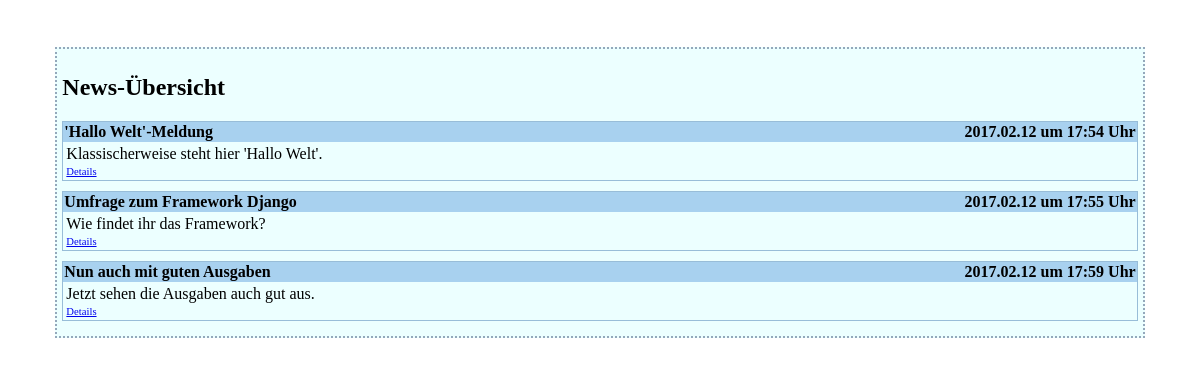
The page /meldungen/ on the database its author committed.
### news/models.py (models this page shows, shortened)
class Meldung(models.Model):
    titel = models.CharField(max_length=100)
    zeitstempel = models.DateTimeField()
    text = models.TextField('Meldungstext')

### news/views.py (the view)
# urls.py: url(r'^meldungen/', include('news.urls', namespace='news')),
def meldungen(request):
    return render(request, 'news/meldungen.html',
        context={'meldungen' : Meldung.objects.all()})

### news/templates/news/meldungen.html (shortened to what this page needs)
{% extends 'main/basis.html' %}
{% block titel %}News-&Uuml;bersicht{% endblock %}
{% block inhalt %}
    {% for m in meldungen %}
        <div class="container">
          <div class="titelzeile">
            <div class="titel">{{ m.titel|escape }}</div>
            <div class="zeitstempel">
              {{ m.zeitstempel|date:'Y.m.d' }} um
              {{ m.zeitstempel|time:'H:i' }} Uhr
            </div>
          </div>
          <div class="text">
            {{ m.text|escape|linebreaksbr }}
            <div class="link_unten">
              <a href="{% url 'news:meldungen_detail' m.id %}">Details</a>
            </div>
          </div>
        </div>
    {% endfor %}
{% endblock %}

### news_seite/templates/main/basis.html (shortened to what this page needs)
<!DOCTYPE html>
<html>
<head>
</head>
<body>
  <div id="inhalt">
    <h2>{% block titel %}Django Beispielseite{% endblock %}</h2>
    {% block inhalt %}
    {% endblock %}
  </div>
</body>
</html>

### news_seite/templates/main/basis.html (style rules this page uses)
#inhalt { border: 2px dotted #94A8BB; background-color: #ECFFFF; margin: 4%; padding: 5px; }
.container { border: 1px solid #98BDD8; margin-bottom: 10px; }
.titelzeile { background-color: #A8D1EF; font-weight:bold; padding: 1px; }
.titel { float: left; }
.zeitstempel { float: right }
.text { padding: 3px; }
.link_unten { margin-top: 3px; font-size: 8pt; }

### rows shown on the page
Meldung: titel "'Hallo Welt'-Meldung", zeitstempel "2017.02.12", zeitstempel "17:54", text "Klassischerweise steht hier 'Hallo Welt'."
Meldung: titel "Umfrage zum Framework Django", zeitstempel "2017.02.12", zeitstempel "17:55", text "Wie findet ihr das Framework?"
Meldung: titel "Nun auch mit guten Ausgaben", zeitstempel "2017.02.12", zeitstempel "17:59", text "Jetzt sehen die Ausgaben auch gut aus."
